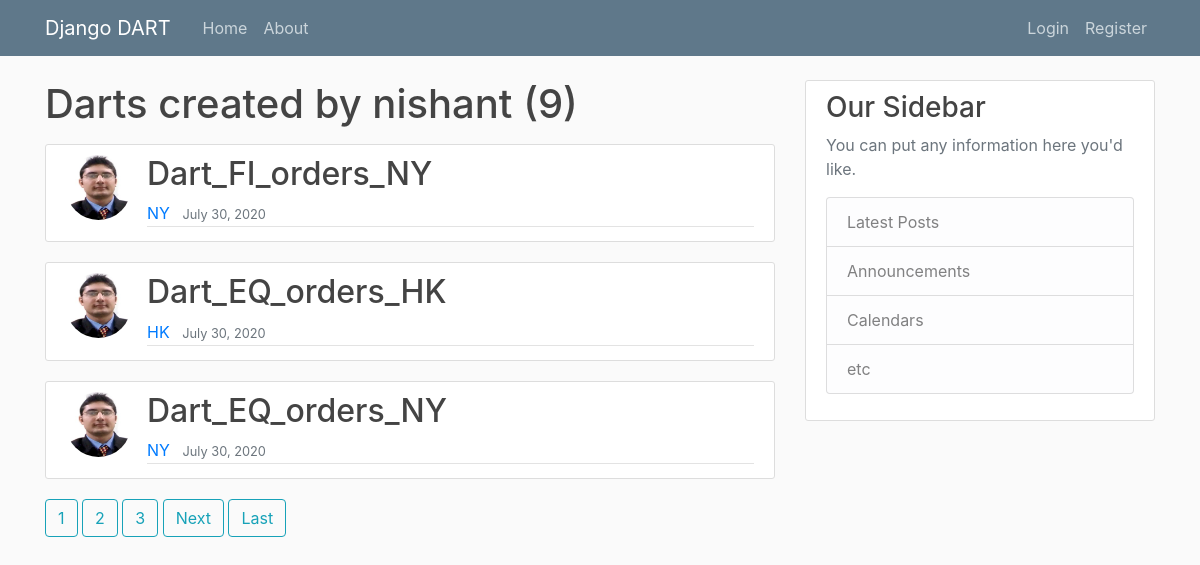
Page /user/nishant/ on the committed database.
### dart/models.py (models this page shows, shortened)
class cls_view_details(models.Model):
    tittle = models.CharField(max_length=100)
    name = models.TextField()
    region = models.CharField(max_length=10)
    create_date = models.DateTimeField(default=timezone.now)
    user = models.ForeignKey(User, on_delete=models.CASCADE)

### users/models.py (models this page shows, shortened)
class Profile(models.Model):
    user = models.OneToOneField(User, on_delete=models.CASCADE)
    image = models.ImageField(default='default.jpg', upload_to='profile_pics')

### dart/views.py (the view)
# urls.py: path('user/<str:username>/', UserDartListView.as_view(), name="user-darts"),
class UserDartListView(ListView):
    model = cls_view_details
    template_name = 'dart/user_darts.html' # <app>/<model>_<viewType>.html
    context_object_name = 'view_details'
    ordering = ['-create_date'] # to change the display order on UI DESC order
    paginate_by = 3
    def get_queryset(self):
        user = get_object_or_404(User, username=self.kwargs.get('username')) # If user exists then retun user else through 404 error
        return cls_view_details.objects.filter(user=user).order_by('-create_date')

### dart/templates/dart/user_darts.html (shortened to what this page needs)
{% extends "dart/base.html" %}
{% block details %}
    <h1 class="mb-3">Darts created by {{ view.kwargs.username }} ({{ page_obj.paginator.count }})</h1>
    {% for detail in view_details %}
        <article class="media content-section">
            <img class="rounded-circle article-img" src="{{ detail.user.profile.image.url }}">
            <div class="media-body">
            <div class="article-metadata">
                <h2><a class="article-title" href="{% url 'user-darts' detail.user.username %}">{{ detail.name }}</a></h2>
                <a class="mr-2" href="#">{{ detail.region }}</a>
                <small class="text-muted">{{ detail.create_date|date:"F d, Y" }}</small>
            </div>
            </div>
        </article>
    {% endfor %}
    {% if is_paginated %}
        {% for num in page_obj.paginator.page_range %}
            {% if page_obj.number == num %}
                <a class='btn btn-outline-info mb-4' href="?page={{ num }}">{{ num }}</a>
            {% elif num > page_obj.number|add:'-3' and num < page_obj.number|add:'3' %}
                <a class='btn btn-outline-info mb-4' href="?page={{ num }}">{{ num }}</a>
            {% endif %}
        {% endfor %}
        {% if page_obj.has_next %}
            <a class='btn btn-outline-info mb-4' href="?page={{ page_obj.next_page_number }}">Next</a>
            <a class='btn btn-outline-info mb-4' href="?page={{ page_obj.paginator.num_pages }}">Last</a>
        {% endif %}
    {% endif %}
{% endblock details %}

### dart/static/dart/main.css (style rules this page uses)
body { background: #fafafa; color: #333333; margin-top: 5rem; }
h1, h2, h3, h4, h5, h6 { color: #444444; }
.content-section { background: #ffffff; padding: 10px 20px; border: 1px solid #dddddd; border-radius: 3px; margin-bottom: 20px; }
.article-title { color: #444444; }
.article-img { height: 65px; width: 65px; margin-right: 16px; }
.article-metadata { padding-bottom: 1px; margin-bottom: 4px; border-bottom: 1px solid #e3e3e3 }

### rows in the picture
cls_view_details: user.profile.image (picture), name "Dart_FI_orders_NY", region "NY", create_date "July 30, 2020"
cls_view_details: user.profile.image (picture), name "Dart_EQ_orders_HK", region "HK", create_date "July 30, 2020"
cls_view_details: user.profile.image (picture), name "Dart_EQ_orders_NY", region "NY", create_date "July 30, 2020"

### other values in the picture
{{ view.kwargs.username }} "nishant"
{{ page_obj.paginator.count }} "9"
{{ num }} "1"
{{ num }} "2" "3"
